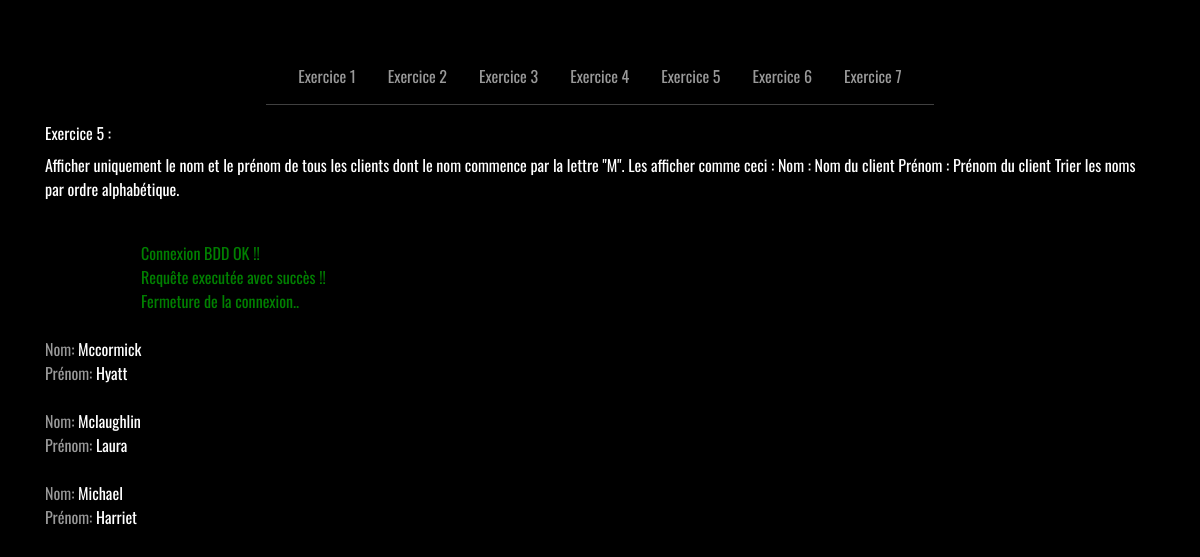
/index.php?id=5, run on the app's committed database.
### tables this page shows
CREATE TABLE `clients` (
  `id` SMALLINT UNSIGNED NOT NULL AUTO_INCREMENT,
  `lastName` VARCHAR(45) NOT NULL,
  `firstName` VARCHAR(45) NOT NULL,
  `birthDate` DATE NOT NULL,
  `card` BOOLEAN NOT NULL,
  `cardNumber` INT UNSIGNED,
  PRIMARY KEY (Id)
);

### controllers/ex5.php (the view, shortened to what this page needs)
<?php
    $server_name = 'localhost';
    $db_name = 'colyseum';
    $dsn = "mysql:host=$server_name;dbname=$db_name";
    $server_user = 'colyseum';
    $server_password = 'T7d5i5x8KI2uXd65';
    $error = $msg = '';
    try{
        $pdo = new PDO(
            $dsn, $server_user, $server_password,
            [PDO::ATTR_ERRMODE => PDO::ERRMODE_EXCEPTION,
            PDO::ATTR_DEFAULT_FETCH_MODE => PDO::FETCH_OBJ]
        );
        $msg = '<br>Connexion BDD OK !!';
        $sql = "SELECT `lastName`,`firstName` FROM `clients` WHERE `lastName` LIKE 'M%' ORDER BY `lastName`";
        $PDO_statment = $pdo->prepare($sql);
        $PDO_statment->execute();
        $mClients = $PDO_statment->fetchAll();
        $msg .= '<br>Requête executée avec succès !!';
    } catch(PDOException $e){
            $error = $e->getMessage().'</div>';
    }
    $msg .= '<br>Fermeture de la connexion..';
    require ('views/templates/header.php');
?>
    <ul class="col-12 group-list text-left">
        <?php
            foreach($mClients as $client){ ?>
                <li> Nom: <span style="color:white"><?= $client->lastName ?></span><br></li>
                <li> Prénom: <span style="color:white"><?= $client->firstName ?></span><br><br></li>
        <?php } ?>
    </ul>
<?php
    require ('views/templates/footer.php');

### assets/style.css (style rules this page uses)
html, body { height: 100%; background-color: black; color: white; font-family: 'Oswald', sans-serif; }
a, li { text-decoration: none !important; color: #999 !important ; }
li { list-style: none; }

### data on the page
clients: lastName "Mccormick", firstName "Hyatt"
clients: lastName "Mclaughlin", firstName "Laura"
clients: lastName "Michael", firstName "Harriet"

### other printed values
$id "5"
